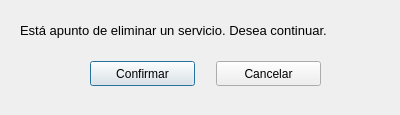
<?xml version="1.0" encoding="UTF-8"?>
<ui version="4.0">
 <class>dlgDeleteServicio</class>
 <widget class="QDialog" name="dlgDeleteServicio">
  <property name="geometry">
   <rect>
    <x>0</x>
    <y>0</y>
    <width>400</width>
    <height>115</height>
   </rect>
  </property>
  <property name="windowTitle">
   <string>Confirmación </string>
  </property>
  <property name="modal">
   <bool>true</bool>
  </property>
  <widget class="QLabel" name="lblMain">
   <property name="geometry">
    <rect>
     <x>20</x>
     <y>20</y>
     <width>371</width>
     <height>20</height>
    </rect>
   </property>
   <property name="font">
    <font>
     <family>MS Shell Dlg 2</family>
     <pointsize>10</pointsize>
     <weight>62</weight>
     <italic>false</italic>
     <bold>true</bold>
    </font>
   </property>
   <property name="layoutDirection">
    <enum>Qt::LeftToRight</enum>
   </property>
   <property name="styleSheet">
    <string notr="true">font: 500 10pt &quot;MS Shell Dlg 2&quot;;</string>
   </property>
   <property name="text">
    <string>Está apunto de eliminar un servicio. Desea continuar.</string>
   </property>
   <property name="alignment">
    <set>Qt::AlignLeading|Qt::AlignLeft|Qt::AlignVCenter</set>
   </property>
  </widget>
  <widget class="QWidget" name="layoutWidget">
   <property name="geometry">
    <rect>
     <x>90</x>
     <y>60</y>
     <width>231</width>
     <height>27</height>
    </rect>
   </property>
   <layout class="QHBoxLayout" name="horizontalLayout">
    <item>
     <widget class="QPushButton" name="btnConfirmar">
      <property name="minimumSize">
       <size>
        <width>105</width>
        <height>25</height>
       </size>
      </property>
      <property name="styleSheet">
       <string notr="true">font: 500 10pt &quot;MS Shell Dlg 2&quot;;</string>
      </property>
      <property name="text">
       <string>Confirmar</string>
      </property>
      <property name="icon">
       <iconset>
        <normaloff>../img/verified.png</normaloff>../img/verified.png</iconset>
      </property>
     </widget>
    </item>
    <item>
     <spacer name="horizontalSpacer">
      <property name="orientation">
       <enum>Qt::Horizontal</enum>
      </property>
      <property name="sizeHint" stdset="0">
       <size>
        <width>40</width>
        <height>20</height>
       </size>
      </property>
     </spacer>
    </item>
    <item>
     <widget class="QPushButton" name="btnCancelar">
      <property name="minimumSize">
       <size>
        <width>105</width>
        <height>25</height>
       </size>
      </property>
      <property name="styleSheet">
       <string notr="true">font: 500 10pt &quot;MS Shell Dlg 2&quot;;</string>
      </property>
      <property name="text">
       <string>Cancelar</string>
      </property>
      <property name="icon">
       <iconset>
        <normaloff>../img/cancel.png</normaloff>../img/cancel.png</iconset>
      </property>
     </widget>
    </item>
   </layout>
  </widget>
 </widget>
 <resources/>
 <connections/>
</ui>
